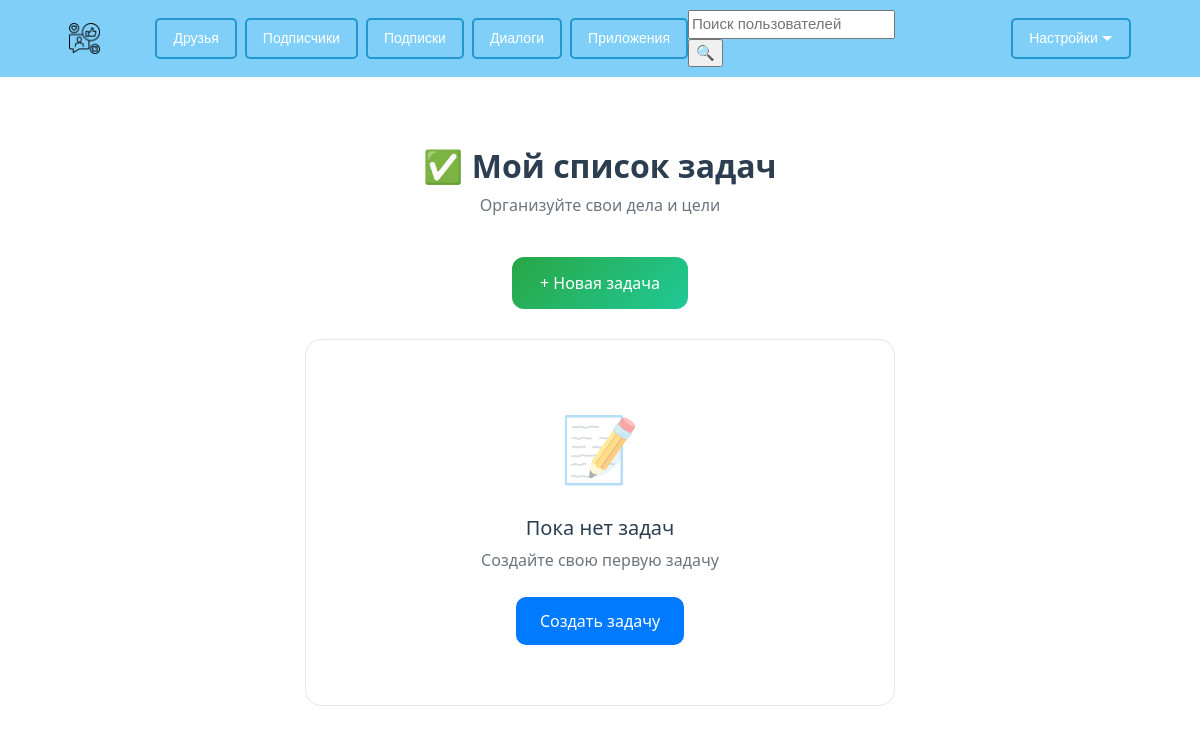
Page /todo/tasks/ (signed in) on the earlier database version.
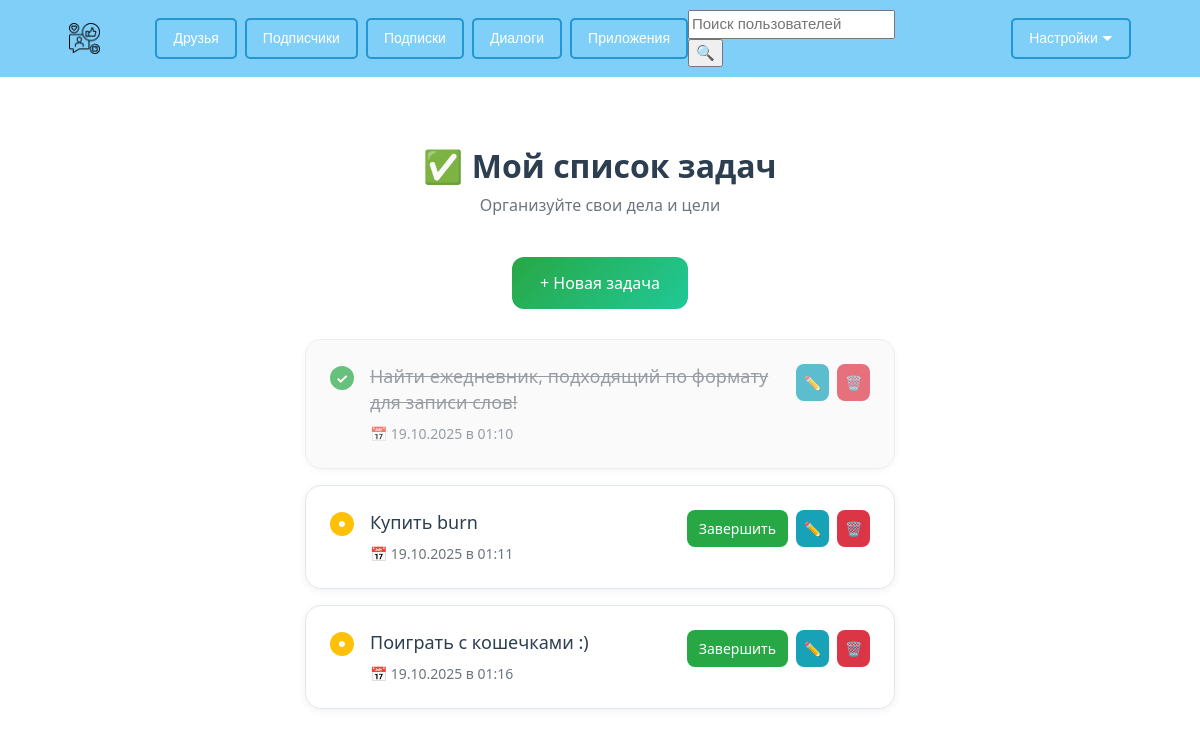
Same page on the later database version.
### ToDoList/models.py (models this page shows, shortened)
class TodoListItem(models.Model):
    name = models.CharField('Наименование задачи', max_length=100)
    author = models.ForeignKey(User, on_delete=models.CASCADE, null=True,
                               blank=True)
    add_time = models.DateTimeField('Дата и время публикации',
                                    auto_now_add=True)
    completed = models.BooleanField('Стадия выполнения',
                                    default=False,
                                    help_text='Нажмите галочку, чтобы'
                                    'завершить задачу')

### ToDoList/views.py (the view)
# urls.py: path('tasks/', views.TodoListItemList.as_view(), name='tasks'),
class TodoListItemList(LoginRequiredMixin, ListView):
    model = TodoListItem
    template_name = 'todoapp/tasks.html'
    context_object_name = 'items'
    paginate_by = 5
    def get_queryset(self):
        return TodoListItem.objects.filter(author=self.request.user).order_by('id')

### Templates/todoapp/tasks.html (shortened to what this page needs)
{% extends "base.html" %}
{% load static %}
{% block content %}
<div class="tasks-container">
    <div class="tasks-header">
        <h1 class="tasks-title">✅ Мой список задач</h1>
        <p class="tasks-subtitle">Организуйте свои дела и цели</p>
    </div>
    <div class="tasks-actions">
        <a href="{% url 'ToDoList:create' %}" class="task-create-btn">+ Новая задача</a>
    </div>
    <div class="tasks-list">
        {% for i in items %}
        <div class="task-card {% if i.completed %}task-completed{% endif %}">
            <div class="task-main">
                <div class="task-status">
                    {% if i.completed %}
                    <div class="status-completed">✓</div>
                    {% else %}
                    <div class="status-pending">●</div>
                    {% endif %}
                </div>
                <div class="task-content">
                    <h3 class="task-name">{{ i.name }}</h3>
                    <div class="task-meta">
                        <span class="task-date">📅 {{ i.add_time|date:"d.m.Y" }} в {{ i.add_time|date:"H:i"}}</span>
                    </div>
                </div>
            </div>
            {% if i.author == user %}
            <div class="task-actions">
                {% if not i.completed %}
                <a href="{% url 'ToDoList:complete' i.id %}" class="task-btn task-complete-btn">Завершить</a>
                {% endif %}
                <a href="{% url 'ToDoList:edit' i.id %}" class="task-btn task-edit-btn">✏️</a>
                <a href="{% url 'ToDoList:delete' i.id %}" class="task-btn task-delete-btn">🗑️</a>
            </div>
            {% endif %}
        </div>
        {% empty %}
        <div class="tasks-empty">
            <div class="empty-icon">📝</div>
            <h3>Пока нет задач</h3>
            <p>Создайте свою первую задачу</p>
            <a href="{% url 'ToDoList:create' %}" class="empty-create-btn">Создать задачу</a>
        </div>
        {% endfor %}
    </div>
</div>
{% endblock %}

Differences in the rows shown:
added TodoListItem: name "Найти ежедневник, подходящий по формату для записи слов!", add_time "19.10.2025", add_time "01:10", completed True (drawn)
added TodoListItem: name "Купить burn", add_time "19.10.2025", add_time "01:11", completed "Завершить"
added TodoListItem: name "Поиграть с кошечками :)", add_time "19.10.2025", add_time "01:16", completed "Завершить"
Other differences:
text no longer shown: "📝 Пока нет задач Создайте свою первую задачу Создать задачу"
